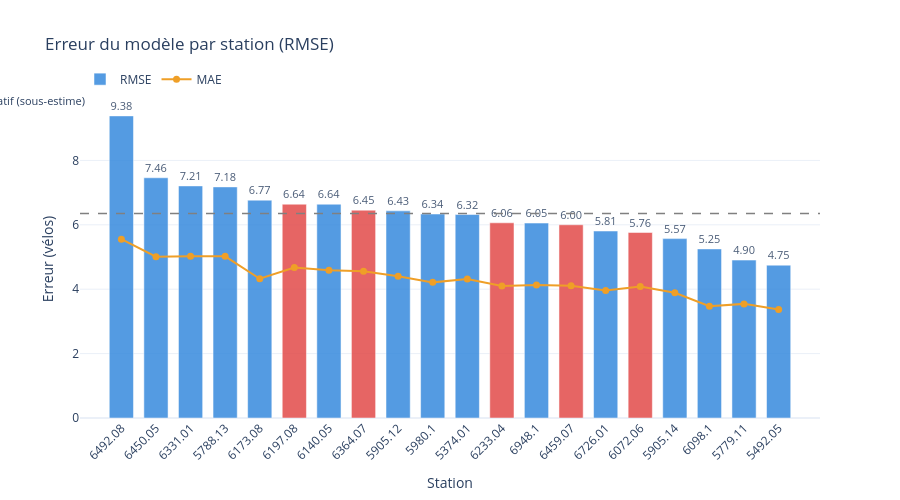
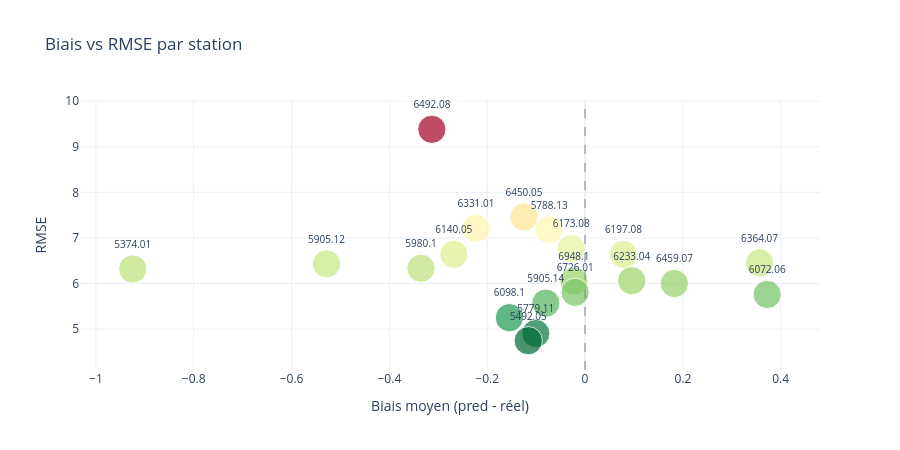

Notebook cell for these charts, in order:
### Code cell
# Calcul erreur par station
df_errors_station = pd.DataFrame({
    "y_true":   y_test.values,
    "y_pred":   pred_final,
    "station":  X_test["station_id"].values,
})

errors_by_station = (
    df_errors_station
    .groupby("station")
    .apply(lambda g: pd.Series({
        "rmse": float(np.sqrt(mean_squared_error(g["y_true"], g["y_pred"]))),
        "mae":  float(mean_absolute_error(g["y_true"], g["y_pred"])),
        "bias": float((g["y_pred"] - g["y_true"]).mean()),
        "n_obs": len(g),
    }), include_groups=False)
    .reset_index()
    .sort_values("rmse", ascending=False)
)

print(errors_by_station.to_string(index=False))

worst_stations = errors_by_station.head(5)
best_stations  = errors_by_station.tail(5)

print("\n🔴 Stations les plus difficiles :")
print(worst_stations[["station", "rmse", "mae", "bias"]].to_string(index=False))
print("\n🟢 Stations les mieux prédites :")
print(best_stations[["station",  "rmse", "mae", "bias"]].to_string(index=False))

#Visualisation erreur par station
fig = go.Figure()

# Couleur selon le biais : rouge = sur-estime, bleu = sous-estime
colors = ["#E24B4A" if b > 0 else "#378ADD" for b in errors_by_station["bias"]]

# Barres RMSE triées
fig.add_trace(go.Bar(
    x=errors_by_station["station"],
    y=errors_by_station["rmse"],
    name="RMSE",
    marker_color=colors,
    opacity=0.85,
    text=errors_by_station["rmse"].map("{:.2f}".format),
    textposition="outside",
    textfont=dict(size=11),
))

# MAE en ligne
fig.add_trace(go.Scatter(
    x=errors_by_station["station"],
    y=errors_by_station["mae"],
    name="MAE",
    mode="lines+markers",
    line=dict(color="#EF9F27", width=2),
    marker=dict(size=7),
))

# Ligne RMSE moyen global
rmse_mean = errors_by_station["rmse"].mean()
fig.add_hline(
    y=rmse_mean,
    line_dash="dash",
    line_color="gray",
    line_width=1.5,
    annotation_text=f"RMSE moyen : {rmse_mean:.2f}",
    annotation_position="top right",
    annotation_font_size=11,
)

fig.update_layout(
    title="Erreur du modèle par station (RMSE)",
    xaxis_title="Station",
    yaxis_title="Erreur (vélos)",
    xaxis_tickangle=-45,
    legend=dict(orientation="h", yanchor="bottom", y=1.02),
    template="plotly_white",
    height=500,
    bargap=0.3,
    annotations=[
        dict(
            x=0.01, y=0.97, xref="paper", yref="paper",
            text="🔴 Biais positif (sur-estime)  🔵 Biais négatif (sous-estime)",
            showarrow=False, font=dict(size=11), align="left",
        )
    ]
)

fig.show()

#Scatter biais vs RMSE
fig2 = px.scatter(
    errors_by_station,
    x="bias",
    y="rmse",
    text="station",
    color="rmse",
    color_continuous_scale="RdYlGn_r",
    size="n_obs",
    title="Biais vs RMSE par station",
    labels={"bias": "Biais moyen (pred - réel)", "rmse": "RMSE"},
    template="plotly_white",
    height=450,
)
fig2.update_traces(textposition="top center", textfont_size=10)
fig2.add_vline(x=0, line_dash="dash", line_color="gray", line_width=1)
fig2.update_coloraxes(showscale=False)
fig2.show()

### Figure 1 — Plotly figure (JSON) as saved in the notebook; plotly's stock layout.template omitted (floating-point values rounded to 4 significant figures)
{"data": [{"marker": {"color": ["#378ADD", "#378ADD", "#378ADD", "#378ADD", "#378ADD", "#E24B4A", "#378ADD", "#E24B4A", "#378ADD", "#378ADD", "#378ADD", "#E24B4A", "#378ADD", "#E24B4A", "#378ADD", "#E24B4A", "#378ADD", "#378ADD", "#378ADD", "#378ADD"]}, "name": "RMSE", "opacity": 0.85, "text": ["9.38", "7.46", "7.21", "7.18", "6.77", "6.64", "6.64", "6.45", "6.43", "6.34", "6.32", "6.06", "6.05", "6.00", "5.81", "5.76", "5.57", "5.25", "4.90", "4.75"], "textfont": {"size": 11}, "textposition": "outside", "type": "bar", "x": ["6492.08", "6450.05", "6331.01", "5788.13", "6173.08", "6197.08", "6140.05", "6364.07", "5905.12", "5980.1", "5374.01", "6233.04", "6948.1", "6459.07", "6726.01", "6072.06", "5905.14", "6098.1", "5779.11", "5492.05"], "y": [9.383, 7.461, 7.208, 7.178, 6.766, 6.64, 6.64, 6.454, 6.433, 6.336, 6.32, 6.062, 6.054, 6.001, 5.807, 5.761, 5.571, 5.252, 4.905, 4.747]}, {"line": {"color": "#EF9F27", "width": 2}, "marker": {"size": 7}, "mode": "lines+markers", "name": "MAE", "type": "scatter", "x": ["6492.08", "6450.05", "6331.01", "5788.13", "6173.08", "6197.08", "6140.05", "6364.07", "5905.12", "5980.1", "5374.01", "6233.04", "6948.1", "6459.07", "6726.01", "6072.06", "5905.14", "6098.1", "5779.11", "5492.05"], "y": [5.554, 5.01, 5.022, 5.022, 4.324, 4.67, 4.592, 4.561, 4.402, 4.212, 4.319, 4.1, 4.129, 4.105, 3.961, 4.086, 3.887, 3.473, 3.544, 3.372]}], "layout": {"annotations": [{"align": "left", "font": {"size": 11}, "showarrow": false, "text": "🔴 Biais positif (sur-estime)  🔵 Biais négatif (sous-estime)", "x": 0.01, "xanchor": "right", "xref": "paper", "y": 0.97, "yanchor": "bottom", "yref": "paper"}], "bargap": 0.3, "height": 500, "legend": {"orientation": "h", "y": 1.02, "yanchor": "bottom"}, "shapes": [{"line": {"color": "gray", "dash": "dash", "width": 1.5}, "type": "line", "x0": 0, "x1": 1, "xref": "x domain", "y0": 6.349, "y1": 6.349, "yref": "y"}], "title": {"text": "Erreur du modèle par station (RMSE)"}, "xaxis": {"tickangle": -45, "title": {"text": "Station"}}, "yaxis": {"title": {"text": "Erreur (vélos)"}}}}

### Figure 2 — Plotly figure (JSON) as saved in the notebook; plotly's stock layout.template omitted (floating-point values rounded to 4 significant figures)
{"data": [{"hovertemplate": "Biais moyen (pred - réel)=%{x}<br>RMSE=%{marker.color}<br>n_obs=%{marker.size}<br>station=%{text}<extra></extra>", "legendgroup": "", "marker": {"color": [9.383, 7.461, 7.208, 7.178, 6.766, 6.64, 6.64, 6.454, 6.433, 6.336, 6.32, 6.062, 6.054, 6.001, 5.807, 5.761, 5.571, 5.252, 4.905, 4.747], "coloraxis": "coloraxis", "size": [1747, 1747, 1747, 1747, 1747, 1747, 1747, 1747, 1747, 1747, 1747, 1747, 1747, 1747, 1747, 1747, 1747, 1747, 1747, 1747], "sizemode": "area", "sizeref": 4.367, "symbol": "circle"}, "mode": "markers+text", "name": "", "orientation": "v", "showlegend": false, "text": ["6492.08", "6450.05", "6331.01", "5788.13", "6173.08", "6197.08", "6140.05", "6364.07", "5905.12", "5980.1", "5374.01", "6233.04", "6948.1", "6459.07", "6726.01", "6072.06", "5905.14", "6098.1", "5779.11", "5492.05"], "textfont": {"size": 10}, "textposition": "top center", "type": "scatter", "x": [-0.3132, -0.1249, -0.223, -0.07344, -0.02838, 0.07842, -0.2682, 0.3568, -0.5286, -0.3354, -0.9246, 0.09539, -0.02288, 0.1826, -0.02031, 0.3724, -0.08019, -0.1548, -0.1007, -0.1161], "xaxis": "x", "y": [9.383, 7.461, 7.208, 7.178, 6.766, 6.64, 6.64, 6.454, 6.433, 6.336, 6.32, 6.062, 6.054, 6.001, 5.807, 5.761, 5.571, 5.252, 4.905, 4.747], "yaxis": "y"}], "layout": {"coloraxis": {"colorbar": {"title": {"text": "RMSE"}}, "colorscale": [[0, "rgb(0,104,55)"], [0.1, "rgb(26,152,80)"], [0.2, "rgb(102,189,99)"], [0.3, "rgb(166,217,106)"], [0.4, "rgb(217,239,139)"], [0.5, "rgb(255,255,191)"], [0.6, "rgb(254,224,139)"], [0.7, "rgb(253,174,97)"], [0.8, "rgb(244,109,67)"], [0.9, "rgb(215,48,39)"], [1, "rgb(165,0,38)"]], "showscale": false}, "height": 450, "legend": {"itemsizing": "constant", "tracegroupgap": 0}, "shapes": [{"line": {"color": "gray", "dash": "dash", "width": 1}, "type": "line", "x0": 0, "x1": 0, "xref": "x", "y0": 0, "y1": 1, "yref": "y domain"}], "title": {"text": "Biais vs RMSE par station"}, "xaxis": {"anchor": "y", "domain": [0, 1], "title": {"text": "Biais moyen (pred - réel)"}}, "yaxis": {"anchor": "x", "domain": [0, 1], "title": {"text": "RMSE"}}}}
